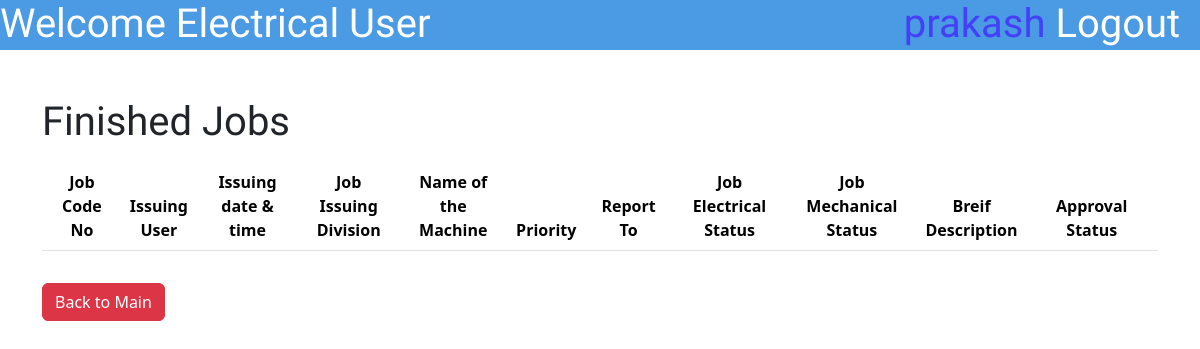
The page /EMUser/FinishedJobsEMUser.php (signed in) on the database as committed earlier.
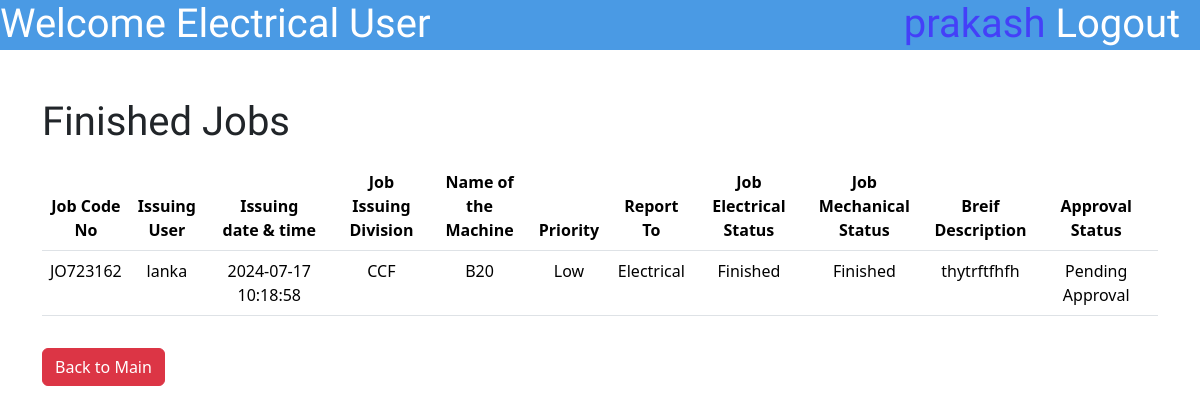
The same page on the database as committed later.
### tables this page shows
CREATE TABLE `jobdatasheet` (
  `id` int(10) NOT NULL,
  `JobCodeNo` varchar(100) NOT NULL,
  `JobPostingDateTime` varchar(50) NOT NULL,
  `JobPostingDev` enum('ACF','CCF','DR','Flexible','Aluminium Rodmill','Ceylon Copper') NOT NULL,
  `MachineName` varchar(255) NOT NULL,
  `Priority` enum('High','Low','Critical','') NOT NULL,
  `ReportTo` enum('Electrical','Mechanical','Both','') NOT NULL,
  `BDescription` varchar(500) NOT NULL,
  `Username` varchar(50) NOT NULL,
  `JobStatusE` enum('Pending','Started','Finished','Approved','NA') NOT NULL,
  `JobStatusM` enum('Pending','Started','Finished','Approved','NA') NOT NULL,
  `Approval` enum('Pending Approval','Not Approved','Approved','') NOT NULL,
  `FinishedCommentE` varchar(255) DEFAULT NULL,
  `FinishedCommentM` varchar(500) DEFAULT NULL,
  `TransferCommentE` varchar(500) DEFAULT NULL,
  `TransferCommentM` varchar(500) DEFAULT NULL,
  `ApproveComment` varchar(1000) DEFAULT NULL,
  `DisapproveComment` varchar(1000) DEFAULT NULL,
  `DownTime` varchar(500) DEFAULT NULL,
  `TryCount` int(10) DEFAULT NULL
);

### EMUser/FinishedJobsEMUser.php (the view, shortened to what this page needs)
<?php
include '../connect.php';
?>
<!DOCTYPE html>
<html lang="en">
<head>
    <link href="https://cdn.jsdelivr.net/npm/bootstrap@5.3.3/dist/css/bootstrap.min.css" rel="stylesheet"
>
    <link rel="stylesheet" href="\MaintananceJobCard\styles\SubmitJobstyle.css">
</head>
<body>
    <div class="topbar">
        <h1 class="topbar-text">Welcome <?php echo $_SESSION['workplace']?> User</h1>
        <a href="\MaintananceJobCard\logout.php">
            <h1 class="topbar-logout">Logout &nbsp</h1>
        </a>
        <h1 class="topbar-username"><?php echo $_SESSION['username'] ?>&nbsp</h1>
    </div>
    <div class="container mt-5 ">
        <div class="mt-5">
            <h1>Finished Jobs</h1>
            <table class="table table-hover mt-3">
                <thead>
                    <tr>
                        <th scope="col">Job Code <br>No</th>
                        <th scope="col">Issuing<br>User</th>
                        <th scope="col">Issuing <br>date & time</th>
                        <th scope="col">Job Issuing<br> Division</th>
                        <th scope="col">Name of<br> the Machine</th>
                        <th scope="col">Priority</th>
                        <th scope="col">Report To</th>
                        <th scope="col">Job Electrical<br> Status</th>
                        <th scope="col">Job Mechanical<br> Status</th>
                        <th scope="col">Breif <br>Description</th>
                        <th scope="col">Approval Status </th>
                    </tr>
                </thead>
                <tbody>
                    <?php
                    $workplace=$_SESSION['workplace'];
            if($workplace=='Electrical'){
                $sql = "Select * from `jobdatasheet` where  JobStatusE='Finished' and (ReportTo='$workplace' or ReportTo='Both') and Approval='Pending Approval'";
            }else{
                $sql = "Select * from `jobdatasheet` where  JobStatusM='Finished' and (ReportTo='$workplace' or ReportTo='Both') and Approval='Pending Approval'";
            }
                    $result = mysqli_query($con, $sql);
                    while ($row = mysqli_fetch_assoc($result)) {
                        $JobCodeNo = $row['JobCodeNo'];
                        $username = $row['Username'];
                        $JobIssuingDateTime = $row['JobPostingDateTime'];
                        $JobIssuingDivision = $row['JobPostingDev'];
                        $MachineName = $row['MachineName'];
                        $priority = $row['Priority'];
                        $ReportTo = $row['ReportTo'];
                        $JobStatusE= $row['JobStatusE'];
                        $BriefDescription = $row['BDescription'];
                        $JobStatusM=$row['JobStatusM'];
                        $Approval=$row['Approval'];
                        echo
                            "
     <tr>
        <td>$JobCodeNo</td>
        <td>$username</td>
        <td>$JobIssuingDateTime</td>
        <td>$JobIssuingDivision</td>
        <td>$MachineName</td>
        <td>$priority</td>
        <td>$ReportTo</td>
        <td>$JobStatusE</td>
        <td>$JobStatusM</td>
        <td style='white-space: nowrap; text-overflow:ellipsis; overflow: hidden; max-width:1px;'>$BriefDescription</td>
         <td>$Approval</td>
      </tr>
      ";
                    } ?>
                </tbody>
            </table>
            <button type="back" class="btn btn-danger mt-3" name="back"><a
                    href="\MaintananceJobCard\PUser\indexPUser.php" style="text-decoration:none;color:white">Back to
                    Main</a></button>
        </div>
    </div>
</body>
</body>

Rows that differ between the two databases and show on the page:
added jobdatasheet: JobCodeNo "JO723162", Username "lanka", JobPostingDateTime "2024-07-17 10:18:58", JobPostingDev "CCF", MachineName "B20", Priority "Low", ReportTo "Electrical", JobStatusE "Finished", JobStatusM "Finished", BDescription "thytrftfhfh", Approval "Pending Approval"
